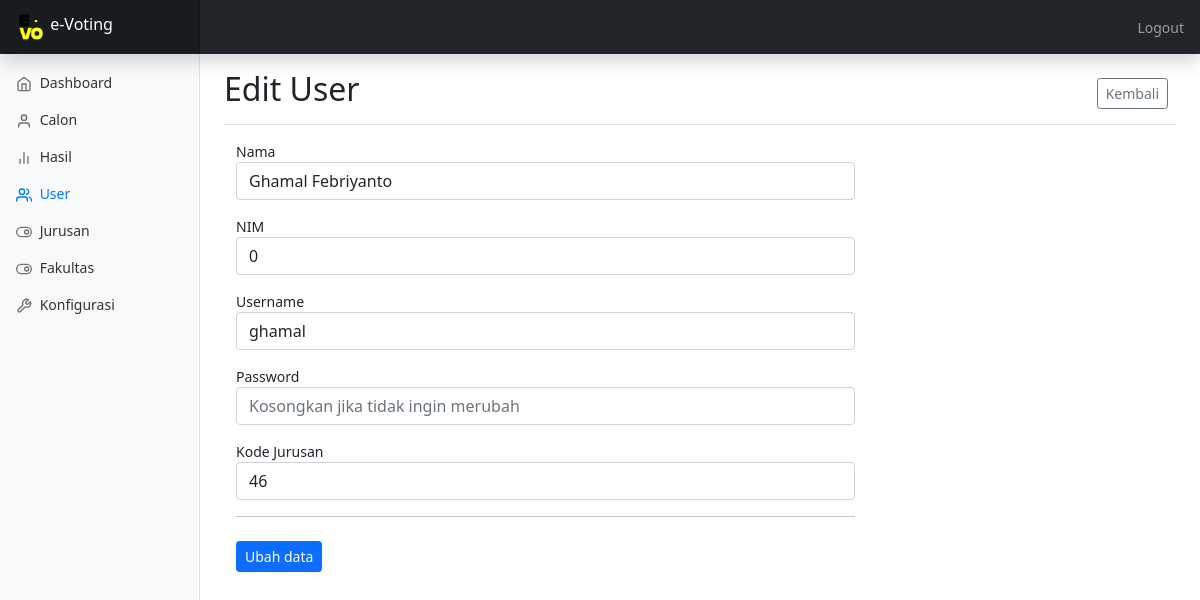
Before: /pages/admin/edit_user.php?id=13 (signed in) with the older database file.
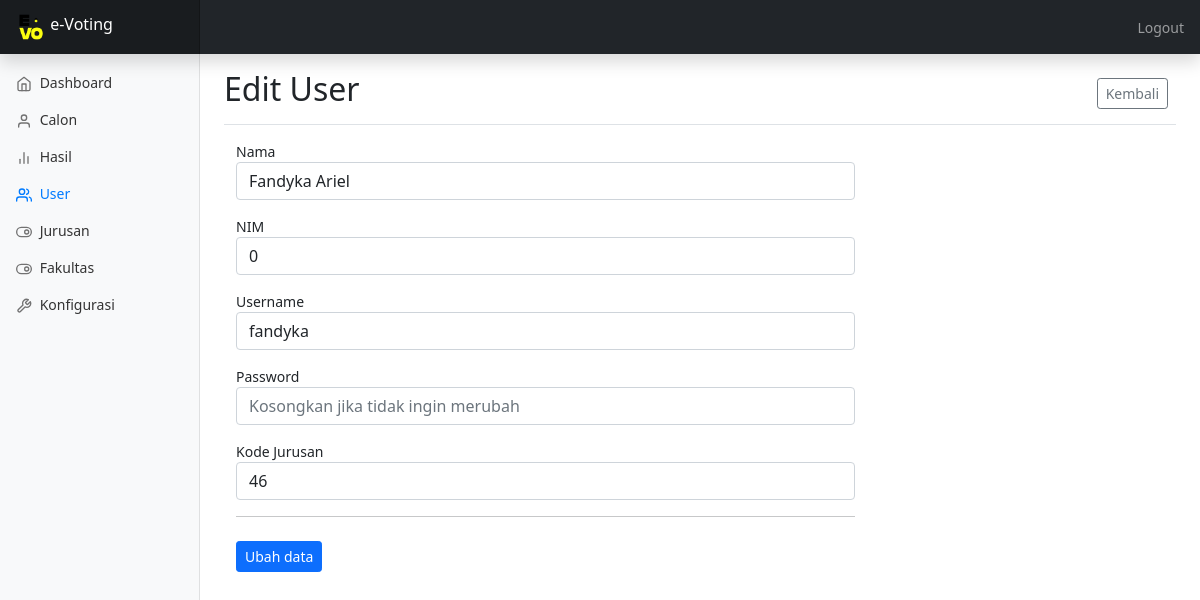
After: the same page with the newer database file.
### tables this page shows
CREATE TABLE `users` (
  `id` int(11) NOT NULL,
  `username` varchar(100) NOT NULL,
  `password` varchar(255) NOT NULL,
  `nama` varchar(100) NOT NULL,
  `nim` int(10) NOT NULL,
  `kode_jurusan` int(11) NOT NULL,
  `is_admin` tinyint(1) NOT NULL DEFAULT 0
);

### functions.php (called while the page is built, shortened)
<?php
require 'config.php';
$conn = mysqli_connect($config["db_host"], $config["db_username"], $config["db_password"], $config["db_name"]);
function query($query)
{
	global $conn;
	$result = mysqli_query($conn, $query);
	$rows = [];
	while ($row = mysqli_fetch_assoc($result)) {
		$rows[] = $row;
	}
	return $rows;
}

### pages/admin/edit_user.php (the view, shortened to what this page needs)
<?php
include 'ini_header.php';
$edit = false;
if(isset($_GET["id"])){
  $edit = true ;
  $id = $_GET["id"];
  $baris = query("SELECT * FROM users WHERE id = $id");
  if (count($baris)  == 1) {
    $data = $baris[0];
  } else{
    redirect("pages/admin/user", ["pesan" => tulis_alert('danger', 'Id tidak valid.')]);
  }
}
?>
 <main class="col-md-9 ms-sm-auto col-lg-10 px-md-4">
      <div class="d-flex justify-content-between flex-wrap flex-md-nowrap align-items-center pt-3 pb-2 mb-3 border-bottom">
        <h1 class="h2"><?php if($edit) {echo "Edit User";} else {echo "Tambah User";} ?></h1>
        <div class="btn-toolbar mb-2 mb-md-0">
          <div class="btn-group me-2">
            <a href="user.php" type="button" class="btn btn-sm btn-outline-secondary">Kembali</a>
          </div>
        </div>
      </div>
      <div class="container">
      <div class="col-xl-8 col-lg-8 col-md-8 col-sm-10 ">
        <form class="needs-validation" method="post" action="../../actions/action_user.php" novalidate>
            <div class="mb-3">
              <label for="nama">Nama</label>
              <input type="text" class="form-control" id="nama" name="nama" autocomplete="off" required value="<?php if($edit): echo $data["nama"]; endif;?>">
            </div>
            <div class="mb-3">
              <label for="nim">NIM</label>
              <input type="text" class="form-control" id="nim" name="nim" autocomplete="off" required value="<?php if($edit) echo $data["nim"]; ?>">
            </div>
            <div class="mb-3">
              <label for="username">Username</label>
              <input type="text" class="form-control" id="username" name="username" autocomplete="off" required value="<?php if($edit) echo $data["username"]; ?>">
            </div>
            <div class="mb-3">
              <label for="password">Password</label>
              <input type="text" class="form-control" id="password" name="password" autocomplete="off" required placeholder="<?php if($edit) echo 'Kosongkan jika tidak ingin merubah'; ?>" >
            </div>
            <div class="mb-3">
              <label for="kode_jurusan">Kode Jurusan</label>
              <input type="text" class="form-control" id="kode_jurusan" name="kode_jurusan" autocomplete="off" required value="<?php if($edit) echo $data["kode_jurusan"]; ?>">
            </div>
          <hr class="mb-4">
          <button class="btn btn-primary btn-sm btn-block" type="submit" name="submit">
            <?php if($edit) {
              echo "Ubah data";} else {echo "Tambah Data";} ?></button>
        </form>
      </div>
    </div>
</main>

Changed rows visible on the page:
changed users: nama "Ghamal Febriyanto" → "Fandyka Ariel"; username "ghamal" → "fandyka"
